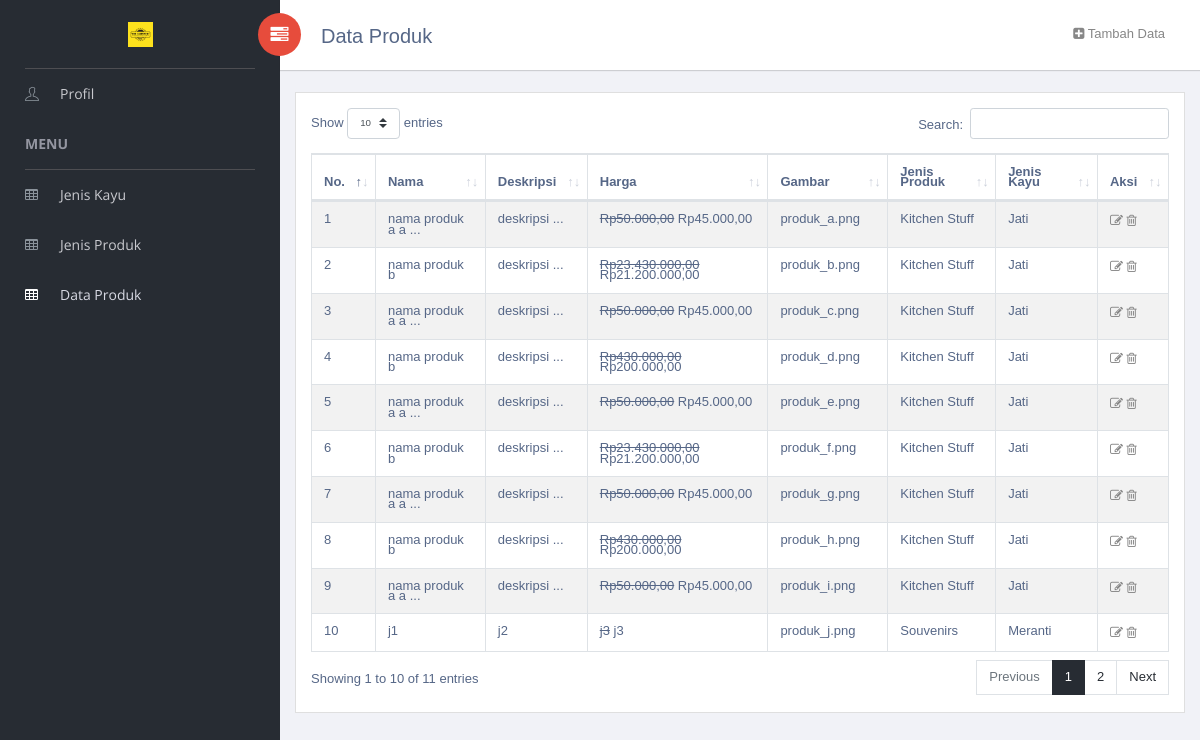
Page /index.php/c0_data_produk on the committed database.
### tables this page shows
CREATE TABLE `tb_profil` (
  `id_profil` char(6) NOT NULL,
  `nama_usaha` varchar(255) NOT NULL,
  `logo` varchar(255) NOT NULL,
  `sejarah` text NOT NULL,
  `moto` text NOT NULL,
  `alamat` text NOT NULL
);

CREATE TABLE `tb_data_produk` (
  `id_produk` char(6) NOT NULL,
  `id_jenis_produk` char(6) NOT NULL,
  `id_jenis_kayu` char(6) NOT NULL,
  `nama_produk` varchar(255) NOT NULL,
  `deskripsi_data_produk` text NOT NULL,
  `harga_awal` varchar(255) NOT NULL,
  `harga_akhir` varchar(255) NOT NULL,
  `gambar_produk` varchar(255) NOT NULL
);

CREATE TABLE `tb_jenis_produk` (
  `id_jenis_produk` char(6) NOT NULL,
  `jenis_produk` varchar(255) NOT NULL,
  `deskripsi_produk` text NOT NULL
);

CREATE TABLE `tb_jenis_kayu` (
  `id_jenis_kayu` char(6) NOT NULL,
  `jenis_kayu` varchar(255) NOT NULL,
  `deskripsi_kayu` text NOT NULL,
  `gambar_jkayu` varchar(255) NOT NULL
);

### application/controllers/c0_data_produk.php (called while the page is built, shortened)
<?php
class c0_data_produk extends CI_Controller {
	public function index()
	{
		$this->load->model("m0_data_produk");
		$data['profil'] = $this->m0_data_produk->load_profil();
		$data['dataProduk'] = $this->m0_data_produk->load_data_produk();
		$data['listJenisProduk'] = $this->m0_data_produk->get_jenisProduk();
		$data['listJenisKayu'] = $this->m0_data_produk->get_jenisKayu();
		$this->load->view('v0_data_produk', $data);
	}
}

### index.php (called while the page is built, shortened)
<?php
require_once BASEPATH.'core/CodeIgniter.php';

### application/models/m0_data_produk.php (called while the page is built, shortened)
<?php
	Class m0_data_produk extends CI_Model{
		public function load_profil(){
			$sql = $this->db->query("SELECT * FROM `tb_profil` WHERE `id_profil` = \"Z00001\"");
			return $sql->result_array();
		}
		public function load_data_produk(){
			$sql = $this->db->query("
				SELECT * FROM `tb_data_produk` DP
				JOIN `tb_jenis_kayu` JK ON DP.`id_jenis_kayu` = JK.`id_jenis_kayu`
				JOIN `tb_jenis_produk` JP ON DP.`id_jenis_produk` = JP.`id_jenis_produk`
				ORDER BY DP.`id_produk`");
			return $sql->result_array();
		}
	}
?>

### application/views/v0_data_produk.php (the view, shortened to what this page needs)
<!doctype html>
<html class="no-js" lang="en">
<?php
    foreach($profil as $row) {
    }
?>
<head>
    <link rel="stylesheet" href="<?php echo base_url()?>vendors/bootstrap/dist/css/bootstrap.min.css">
    <link rel="stylesheet" href="<?php echo base_url()?>vendors/font-awesome/css/font-awesome.min.css">
    <link rel="stylesheet" href="<?php echo base_url()?>vendors/themify-icons/css/themify-icons.css">
    <link rel="stylesheet" href="<?php echo base_url()?>vendors/flag-icon-css/css/flag-icon.min.css">
    <link rel="stylesheet" href="<?php echo base_url()?>vendors/selectFX/css/cs-skin-elastic.css">
    <link rel="stylesheet" href="<?php echo base_url()?>vendors/datatables.net-bs4/css/dataTables.bootstrap4.min.css">
    <link rel="stylesheet" href="<?php echo base_url()?>vendors/datatables.net-buttons-bs4/css/buttons.bootstrap4.min.css">
    <link rel="stylesheet" href="<?php echo base_url()?>assets/css/style.css">
</head>
<body>
    <aside id="left-panel" class="left-panel">
        <nav class="navbar navbar-expand-sm navbar-default">
            <div class="navbar-header">
                <a class="navbar-brand" href="<?php echo base_url('c0_profil')?>">
                    <img src="<?php echo base_url()?>images/<?php echo $row['logo']; ?>" height="25" width="25" alt="Logo">
                </a>
            </div>
            <div id="main-menu" class="main-menu collapse navbar-collapse">
                <ul class="nav navbar-nav">
                    <li>
                        <a href="<?php echo base_url('c0_profil')?>"> <i class="menu-icon ti-user"></i>Profil</a>
                    </li>
                    <h3 class="menu-title">Menu</h3>
                    <li>
                        <a href="<?php echo base_url('c0_jenis_kayu');?>"> <i class="menu-icon fa fa-table"></i>Jenis Kayu </a>
                    </li>
                    <li>
                        <a href="<?php echo base_url('c0_jenis_produk');?>"> <i class="menu-icon fa fa-table"></i>Jenis Produk </a>
                    </li>
                    <li class="active">
                        <a href="<?php echo base_url('c0_data_produk');?>"> <i class="menu-icon fa fa-table"></i>Data Produk </a>
                    </li>
                </ul>
            </div>
        </nav>
    </aside>
    <div id="right-panel" class="right-panel">
        <header id="header" class="header">
            <div class="header-menu">
                <div class="col-sm-6">
                    <a id="menuToggle" class="menutoggle pull-left"><i class="fa fa fa-tasks"></i></a>
                    <div class="header-left" style="padding: 9px 0;">
                        <h5>Data Produk</h5>
                    </div>
                </div>
                <div class="col-sm-6">
                    <div class="header-left" style="padding: 9px 0;  float: right;" >
                    <a href="#tambahdataproduk" data-toggle="modal"><i class="fa fa-plus-square" aria-hidden="true"></i><span class="text-right"> Tambah Data </span></a>
                </div>
            </div>
        </header>
        <div class="content mt-3">
            <div class="animated fadeIn">
                <div class="row">
                    <div class="col-md-12">
                        <div class="card">
                            <div class="card-body">
                                <table id="bootstrap-data-table-export" style="line-height: 0.8" class="table table-striped table-bordered">
                                    <thead>
                                        <tr>
                                            <th>No.</th>
                                            <th>Nama</th>
                                            <th>Deskripsi</th>
                                            <th>Harga</th>
                                            <th>Gambar</th>
                                            <th>Jenis Produk</th>
                                            <th>Jenis Kayu</th>
                                            <th>Aksi</th>
                                        </tr>
                                    </thead>
                                    <tbody>
                                        <?php
                                            $no = 1;
                                            foreach ($dataProduk as $row2) {
                                                $nama_cut = $row2['nama_produk'];
                                                if (strlen($row2['nama_produk']) != 0 && strlen($row2['nama_produk']) > 15) {
                                                    $nama_cut = substr($row2['nama_produk'], 0, 15).' ...';
                                                }
                                                $deskripsi_cut = $row2['deskripsi_data_produk'];
                                                if (strlen($row2['deskripsi_data_produk']) != 0 && strlen($row2['deskripsi_data_produk']) > 10) {
                                                    $deskripsi_cut = substr($row2['deskripsi_data_produk'], 0, 10).' ...';
                                                }
                                                $gambar_cut = $row2['gambar_produk'];
                                                $jp_cut = $row2['jenis_produk'];
                                                $jk_cut = $row2['jenis_kayu'];
                                        ?>
                                        <tr>
                                            <td><?php echo $no; ?></td>
                                            <td><?php echo $nama_cut; ?></td>
                                            <td><?php echo $deskripsi_cut; ?></td>
                                            <td><del><?php echo $row2['harga_awal'];?></del><?php echo " ".$row2['harga_akhir']; ?></td>
                                            <td><?php echo $gambar_cut; ?></td>
                                            <td><?php echo $jp_cut;?></td>
                                            <td><?php echo $jk_cut?></td>
                                            <td>
                                                <a href="#editdataproduk" class="Ubah" onclick="modal_edit_dataproduk(
                                                    '<?php echo $row2['id_produk']; ?>',
                                                    '<?php echo $row2['id_jenis_produk']; ?>',
                                                    '<?php echo $row2['id_jenis_kayu']; ?>',
                                                    '<?php echo $row2['nama_produk']; ?>',
                                                    '<?php echo $row2['deskripsi_data_produk']; ?>',
                                                    '<?php echo $row2['harga_awal']; ?>',
                                                    '<?php echo $row2['harga_akhir']; ?>',
                                                    '<?php echo $row2['gambar_produk']; ?>',
                                                    '<?php echo $row2['gambar_jkayu']; ?>'
                                                    );">
                                                    <i class="fa fa-pencil-square-o" data-toggle="tooltip" title="Ubah" aria-hidden="true"></i>
                                                </a>
                                                <a href="" class="delete" data-toggle="modal" onclick="confirm_modal_dproduk(
                                                        '<?php echo $row2['id_produk']; ?>'
                                                    );">
                                                    <i class="fa fa-trash-o" data-toggle="tooltip" title="Hapus" aria-hidden="true"></i>
                                                </a>
                                            </td>
                                        </tr>
                                        <?php
                                                $no++;
                                            }
                                        ?>
                                    </tbody>
                                </table>
                            </div>
                        </div>
                    </div>
                </div>
            </div>
        </div>
    </div>
</body>
</html>

### rows in the picture
tb_profil: logo (picture)
tb_data_produk: nama_produk "nama produk a a ...", deskripsi_data_produk "deskripsi ...", harga_awal "Rp50.000,00", harga_akhir "Rp45.000,00", gambar_produk "produk_a.png", id_jenis_produk.jenis_produk "Kitchen Stuff", id_jenis_kayu.jenis_kayu "Jati"
tb_data_produk: nama_produk "nama produk b", deskripsi_data_produk "deskripsi ...", harga_awal "Rp23.430.000,00", harga_akhir "Rp21.200.000,00", gambar_produk "produk_b.png", id_jenis_produk.jenis_produk "Kitchen Stuff", id_jenis_kayu.jenis_kayu "Jati"
tb_data_produk: nama_produk "nama produk a a ...", deskripsi_data_produk "deskripsi ...", harga_awal "Rp50.000,00", harga_akhir "Rp45.000,00", gambar_produk "produk_c.png", id_jenis_produk.jenis_produk "Kitchen Stuff", id_jenis_kayu.jenis_kayu "Jati"
tb_data_produk: nama_produk "nama produk b", deskripsi_data_produk "deskripsi ...", harga_awal "Rp430.000,00", harga_akhir "Rp200.000,00", gambar_produk "produk_d.png", id_jenis_produk.jenis_produk "Kitchen Stuff", id_jenis_kayu.jenis_kayu "Jati"
tb_data_produk: nama_produk "nama produk a a ...", deskripsi_data_produk "deskripsi ...", harga_awal "Rp50.000,00", harga_akhir "Rp45.000,00", gambar_produk "produk_e.png", id_jenis_produk.jenis_produk "Kitchen Stuff", id_jenis_kayu.jenis_kayu "Jati"
tb_data_produk: nama_produk "nama produk b", deskripsi_data_produk "deskripsi ...", harga_awal "Rp23.430.000,00", harga_akhir "Rp21.200.000,00", gambar_produk "produk_f.png", id_jenis_produk.jenis_produk "Kitchen Stuff", id_jenis_kayu.jenis_kayu "Jati"
tb_data_produk: nama_produk "nama produk a a ...", deskripsi_data_produk "deskripsi ...", harga_awal "Rp50.000,00", harga_akhir "Rp45.000,00", gambar_produk "produk_g.png", id_jenis_produk.jenis_produk "Kitchen Stuff", id_jenis_kayu.jenis_kayu "Jati"
tb_data_produk: nama_produk "nama produk b", deskripsi_data_produk "deskripsi ...", harga_awal "Rp430.000,00", harga_akhir "Rp200.000,00", gambar_produk "produk_h.png", id_jenis_produk.jenis_produk "Kitchen Stuff", id_jenis_kayu.jenis_kayu "Jati"
tb_data_produk: nama_produk "nama produk a a ...", deskripsi_data_produk "deskripsi ...", harga_awal "Rp50.000,00", harga_akhir "Rp45.000,00", gambar_produk "produk_i.png", id_jenis_produk.jenis_produk "Kitchen Stuff", id_jenis_kayu.jenis_kayu "Jati"
tb_data_produk: nama_produk "j1", deskripsi_data_produk "j2", harga_awal "j3", harga_akhir "j3", gambar_produk "produk_j.png", id_jenis_produk.jenis_produk "Souvenirs", id_jenis_kayu.jenis_kayu "Meranti"
